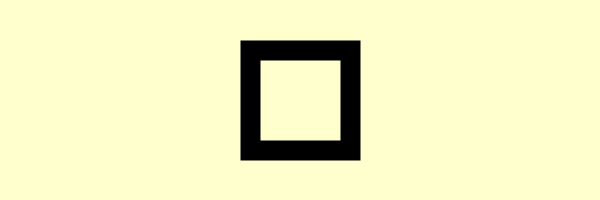
Frame 1 (no input)
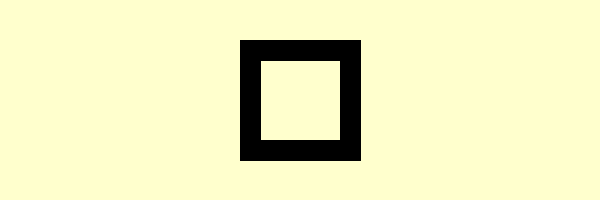
Frame 60 (the mouse pressed at the canvas centre just before this capture)
Frame 120 (the mouse held since frame 60 and released just before this capture): identical to frame 60, image omitted

The Processing sketch that drew these frames (run headless with seeded random() and noise(); from frame 60 on, the mouse is pressed at the canvas centre):

// Processing sketch: drawing_attributes
// ── drawing_attributes.pde

import java.util.Collections;
import java.util.Arrays;


void setup() {

  size(600, 200);
  smooth();
  noFill();
  strokeWeight(5);
  frameRate(5);
  background(#ffffcd);

}


void draw() {
  // === placement modes ===
  strokeWeight(20);

  //rectMode(CORNER);
  //rect(250, 50, 100, 100);

//  rectMode(CENTER);
//  rect(width / 2, height / 2, 100, 100);

  rectMode(CORNERS);
  rect(250, 50, 350, 150);

/*
  // === line attributes ===
  color[] rainbow = new color[] {#cc5c54, #f69162, #85a562, #7ab5db};

  strokeWeight(10);
  stroke(rainbow[1]);

//  strokeCap(ROUND);
//  line(50, height * 0.25, 550, height * 0.25);
//
//  strokeCap(SQUARE);
//  line(50, height * 0.5, 550, height * 0.5);
//
//  strokeCap(PROJECT);
//  line(50, height * 0.75, 550, height * 0.75);

  noFill();
  //strokeJoin(MITER);
  strokeJoin(BEVEL);
  //strokeJoin(ROUND);
  rect(100, 50, 100, 100);


  // === shuffling ===

  Integer[] nums = {1, 2, 3, 4, 5};

  println(nums);

  Collections.shuffle(Arrays.asList(nums));
  println(nums);


  // === perlin noise ===
  int n = 100;
  int x;
  float y = 0.05;
  float noiseY;

  background(255);
  stroke(100);

  for (int i = 1; i < n; ++i) {
    y += 0.02;
    x = i * (width / n);
    noiseY = noise(y) * height;
    line(x, height, x, noiseY);
  }


  // === incorperating randomness ===
  color[] rainbow;
  rainbow = new color[] {#cc5c54, #f69162, #85a562, #7ab5db};

  float x = random(width);
  float y = random(height);
  float d = random(30, 300);

  //stroke(random(255), random(255), random(255));
  stroke(rainbow[int(random(4))]);
  ellipse(x, y, d, d);

*/

}
